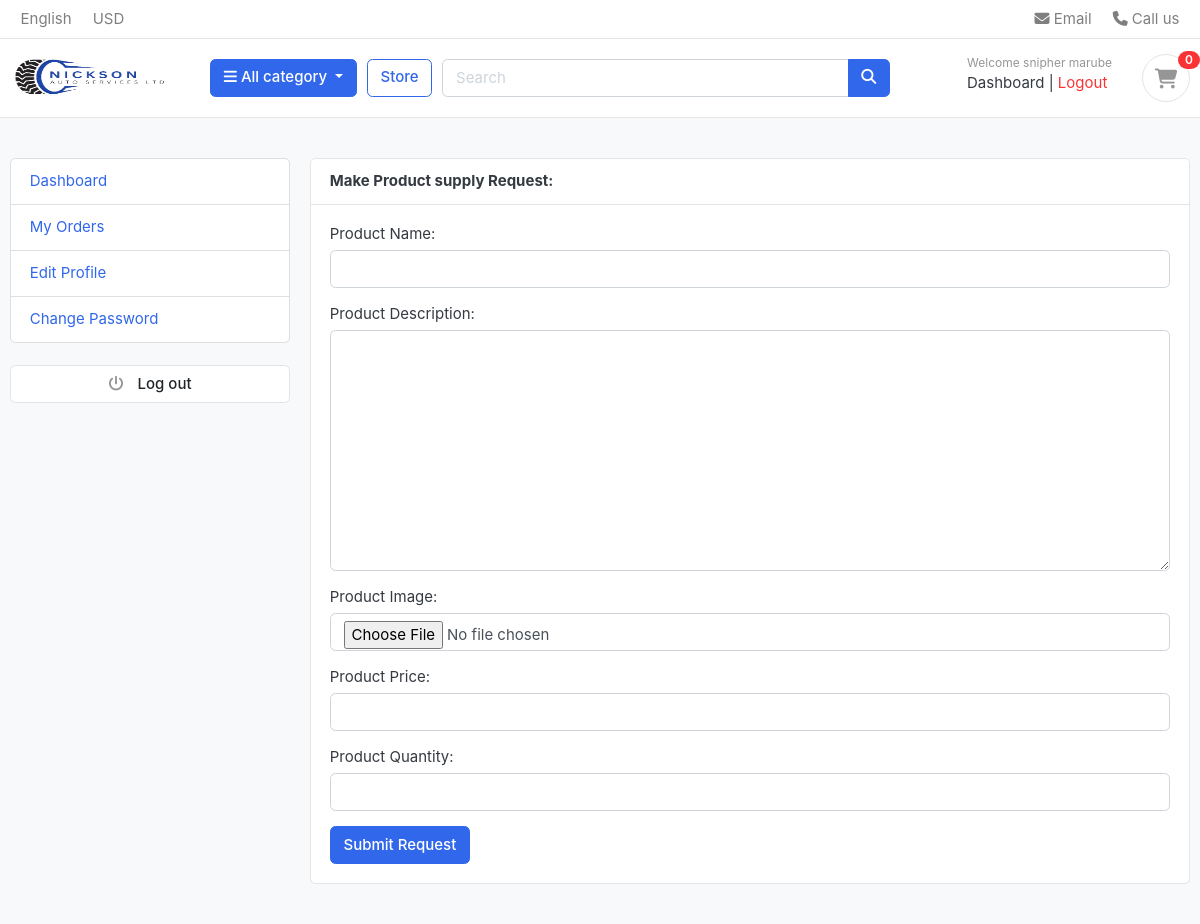
The page /accounts/product-request/ (signed in) on the database as committed earlier.
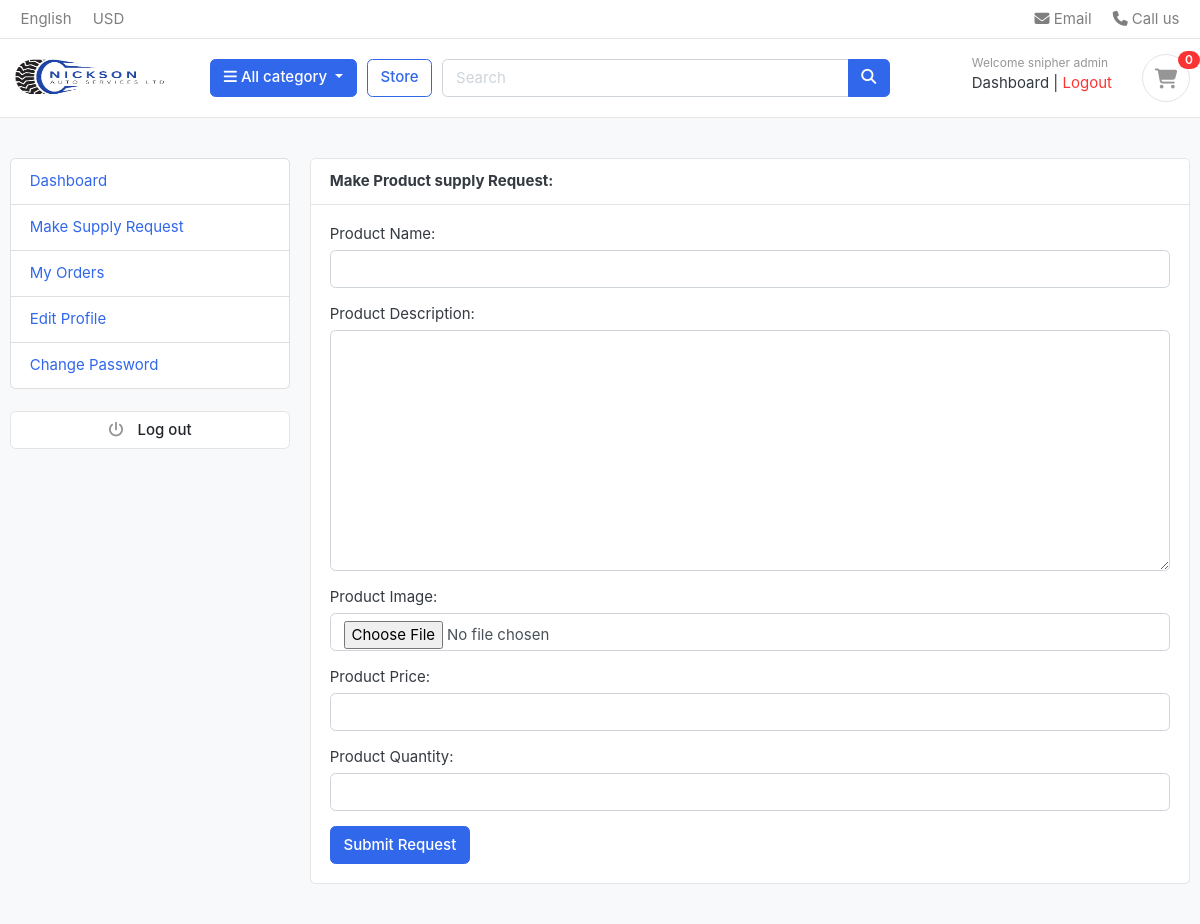
The same page on the database as committed later.
### accounts/models.py (models this page shows, shortened)
class Account(AbstractUser):
    STATUS_CHOICES = [
        ('pending', 'Pending'),
        ('accepted', 'Accepted'),
        ('rejected', 'Rejected'),
    ]
    first_name = models.CharField(max_length=255)
    last_name = models.CharField(max_length=255)
    username = models.CharField(max_length=255, unique=True) # unique=True means that no two users can have the same username
    email = models.EmailField(unique=True) # unique=True means that no two users can have the same email address
    phone_number = models.CharField(max_length=15)
    address = models.CharField(max_length=255, blank=True)
    city = models.CharField(max_length=255, blank=True)
    county = models.CharField(max_length=255, blank=True)
    status = models.CharField(max_length=10, choices=STATUS_CHOICES, default='pending')
    is_vendor = models.BooleanField(default=False)
    USERNAME_FIELD = 'email' # username field
    REQUIRED_FIELDS = ['username', 'first_name', 'last_name'] # required when user is created
    class Meta:
        verbose_name = 'client'
        verbose_name_plural = 'clients'

### accounts/views.py (the view)
# urls.py: path('product-request/', views.product_request, name='product_request'),
@login_required
@login_required
def product_request(request):
    if request.method == 'POST':
        form = ProductRequestForm(request.POST, request.FILES)
        if form.is_valid():
            product_request = form.save(commit=False)
            product_request.vendor = request.user
            product_request.save()
            messages.success(request, 'Your supply product request has been submitted successfully')
            current_site = get_current_site(request)
            mail_subject = "Product Request"
            message = render_to_string('supply/product_request_email.html', {
                'user': request.user,
                'domain': current_site.domain,
                'product_request': product_request,
            })
            to_email = request.user.email
            send_mail(
                mail_subject,
                strip_tags(message),  # Use plain text for the email body
                'snipherblog@gmail.com',  # Replace with your sending email address
                [to_email],
                html_message=message,  # Include HTML content for the email body
            )
            form = ProductRequestForm()
    else:
        form = ProductRequestForm()
    return render(request, 'supply/product_request.html', {'form': form})

### carts/context_processors.py (called while the page is built)
def counter(request):
    item_count = 0
    if 'admin' in request.path:
        return {}
    else:
        try:
            cart = Cart.objects.filter(cart_id=_cart_id(request)) # get the cart using the cart_id present in the session
            if request.user.is_authenticated:
                cart_items = CartItem.objects.all().filter(user=request.user)
            else:
                cart_items = CartItem.objects.all().filter(cart=cart[:1]) # get all the cart items using the cart
            for cart_item in cart_items:
                item_count += cart_item.quantity
        except Cart.DoesNotExist:
            item_count = 0
    return dict(item_count=item_count)

### carts/views.py (called while the page is built)
def _cart_id(request):
    cart = request.session.session_key
    if not cart:
        cart = request.session.create()
    return cart

### category/context_processors.py (called while the page is built)
def menu_links(request):
    links = Category.objects.all()
    return dict(links=links)

### category/models.py (called while the page is built)
    def get_url(self):
        return reverse('products_by_category', args=[self.slug])

### templates/supply/product_request.html (shortened to what this page needs)
{% extends 'base.html' %}
{% load static %}
{% block content %}
<section class="section-conten padding-y bg">
  <div class="container">
    <div class="row">
      {% include 'includes/dashboard_sidebar.html' %}
      <main class="col-md-9">
        <article class="card">
          <header class="card-header">
            <strong class="d-inline-block mr-3">Make Product supply Request:</strong>
          </header>
          <div class="card-body">
            <div class="row">
              <div class="col-md-12">
                <form  method="POST" action="{% url 'product_request' %}" enctype="multipart/form-data">
                    {{ form.as_p }}
                    <button class="btn btn-primary" type="submit">Submit Request</button>
              </div>
            </div>
          </div>
        </article>
      </main>
    </div>
  </div>
</section>
{% endblock %}

### templates/includes/navbar.html (shortened to what this page needs)
{% load static %}
<header class="section-header">
  <nav class="navbar p-md-0 navbar-expand-sm navbar-light border-bottom">
    <div class="container">
      <div class="collapse navbar-collapse" id="navbarTop4">
        <ul class="navbar-nav mr-auto">
          <li class="nav-item dropdown">
            <a href="#" class="nav-link"> English </a>
          </li>
          <li class="nav-item dropdown">
            <a href="#" class="nav-link"> USD </a>
          </li>
        </ul>
        <ul class="navbar-nav">
          <li>
            <a href="#" class="nav-link">
              <i class="fa fa-envelope"></i> Email
            </a>
          </li>
          <li>
            <a href="#" class="nav-link">
              <i class="fa fa-phone"></i> Call us
            </a>
          </li>
        </ul>
      </div>
    </div>
  </nav>
  <section class="header-main border-bottom">
    <div class="container">
        <div class="row align-items-center">
            <div class="col-lg-2 col-md-3 col-6">
                <a href="{% url 'home' %}" class="brand-wrap">
                    <img class="logo" src="{% static 'images/logo1.png' %}" style="width: 160px;" alt="Logo"/>
                </a>
            </div>
            <div class="col-lg col-sm col-md col-6 flex-grow-0">
                <div class="category-wrap dropdown d-inline-block float-right">
                    <button type="button" class="btn btn-primary dropdown-toggle" data-toggle="dropdown">
                        <i class="fa fa-bars"></i> All category
                    </button>
                </div>
            </div>
            <a href="{% url 'store' %}" class="btn btn-outline-primary">Store</a>
            <div class="col-lg col-md-6 col-sm-12 col">
                <form action="{% url 'search' %}" class="search" method="GET">
                    <div class="input-group w-100">
                        <input type="text" class="form-control" style="width: 60%" placeholder="Search" name="keyword"/>
                        <div class="input-group-append">
                            <button class="btn btn-primary" type="submit">
                                <i class="fa fa-search"></i>
                            </button>
                        </div>
                    </div>
                </form>
            </div>
            <div class="col-lg-3 col-sm-6 col-8 order-2 order-lg-3">
                <div class="d-flex justify-content-end mb-3 mb-lg-0">
                    <div class="widget-header">
                        <div>
                            {% if request.user.is_authenticated %}
                                <small class="title text-muted">Welcome {{ user.first_name }} {{ user.last_name }}</small>
                                <a href="{% url 'dashboard' %}">Dashboard</a>
                                <span class="dark-transp"> | </span>
                                <a class="text-danger" type="button" href="{% url 'logout' %}">Logout</a>
                            {% else %}
                                <small class="title text-muted">Welcome Guest</small>
                                <a href="{% url 'login' %}">Sign in</a>
                                <span class="dark-transp"> | </span>
                                <a href="{% url 'register' %}">Register</a>
                            {% endif %}
                        </div>
                    </div>
                    <a href="{% url 'cart' %}" class="widget-header pl-3 ml-3">
                        <div class="icon icon-sm rounded-circle border">
                            <i class="fa fa-shopping-cart"></i>
                        </div>
                        <span class="badge badge-pill badge-danger notify">
                            {{ item_count }}
                        </span>
                    </a>
                </div>
            </div>
        </div>
    </div>
</section>
</header>

Rows that differ between the two databases and show on the page:
changed Account "snipher": last_name "marube" → "admin"; is_vendor False → True (drawn)
Other text that changed with them:
text now shown: "Make Supply Request"
